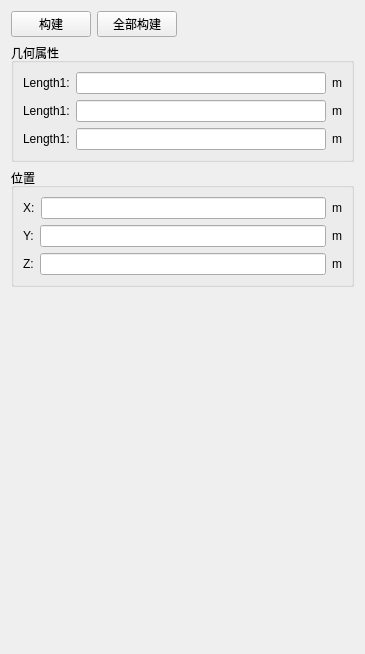
<?xml version="1.0" encoding="UTF-8"?>
<ui version="4.0">
 <class>FCCubeInfoWidget</class>
 <widget class="QWidget" name="FCCubeInfoWidget">
  <property name="geometry">
   <rect>
    <x>0</x>
    <y>0</y>
    <width>365</width>
    <height>654</height>
   </rect>
  </property>
  <property name="windowTitle">
   <string>Form</string>
  </property>
  <layout class="QVBoxLayout" name="verticalLayout_3">
   <item>
    <layout class="QHBoxLayout" name="horizontalLayout_10">
     <item>
      <widget class="QPushButton" name="pushButton_build">
       <property name="text">
        <string>构建</string>
       </property>
      </widget>
     </item>
     <item>
      <widget class="QPushButton" name="pushButton_buildAll">
       <property name="text">
        <string>全部构建</string>
       </property>
      </widget>
     </item>
     <item>
      <spacer name="horizontalSpacer">
       <property name="orientation">
        <enum>Qt::Orientation::Horizontal</enum>
       </property>
       <property name="sizeHint" stdset="0">
        <size>
         <width>40</width>
         <height>20</height>
        </size>
       </property>
      </spacer>
     </item>
    </layout>
   </item>
   <item>
    <widget class="QGroupBox" name="groupBox">
     <property name="title">
      <string>几何属性</string>
     </property>
     <layout class="QVBoxLayout" name="verticalLayout_2">
      <item>
       <layout class="QHBoxLayout" name="horizontalLayout">
        <item>
         <widget class="QLabel" name="label">
          <property name="text">
           <string>Length1:</string>
          </property>
         </widget>
        </item>
        <item>
         <widget class="QLineEdit" name="lineEdit_length1"/>
        </item>
        <item>
         <widget class="QLabel" name="label_4">
          <property name="text">
           <string>m</string>
          </property>
         </widget>
        </item>
       </layout>
      </item>
      <item>
       <layout class="QHBoxLayout" name="horizontalLayout_2">
        <item>
         <widget class="QLabel" name="label_2">
          <property name="text">
           <string>Length1:</string>
          </property>
         </widget>
        </item>
        <item>
         <widget class="QLineEdit" name="lineEdit_length2"/>
        </item>
        <item>
         <widget class="QLabel" name="label_5">
          <property name="text">
           <string>m</string>
          </property>
         </widget>
        </item>
       </layout>
      </item>
      <item>
       <layout class="QHBoxLayout" name="horizontalLayout_3">
        <item>
         <widget class="QLabel" name="label_3">
          <property name="text">
           <string>Length1:</string>
          </property>
         </widget>
        </item>
        <item>
         <widget class="QLineEdit" name="lineEdit_length3"/>
        </item>
        <item>
         <widget class="QLabel" name="label_6">
          <property name="text">
           <string>m</string>
          </property>
         </widget>
        </item>
       </layout>
      </item>
     </layout>
    </widget>
   </item>
   <item>
    <widget class="QGroupBox" name="groupBox_2">
     <property name="title">
      <string>位置</string>
     </property>
     <layout class="QVBoxLayout" name="verticalLayout">
      <item>
       <layout class="QHBoxLayout" name="horizontalLayout_9">
        <item>
         <widget class="QLabel" name="label_9">
          <property name="text">
           <string>X:</string>
          </property>
         </widget>
        </item>
        <item>
         <widget class="QLineEdit" name="lineEdit_pointX"/>
        </item>
        <item>
         <widget class="QLabel" name="label_10">
          <property name="text">
           <string>m</string>
          </property>
         </widget>
        </item>
       </layout>
      </item>
      <item>
       <layout class="QHBoxLayout" name="horizontalLayout_7">
        <item>
         <widget class="QLabel" name="label_7">
          <property name="text">
           <string>Y:</string>
          </property>
         </widget>
        </item>
        <item>
         <widget class="QLineEdit" name="lineEdit_pointY"/>
        </item>
        <item>
         <widget class="QLabel" name="label_11">
          <property name="text">
           <string>m</string>
          </property>
         </widget>
        </item>
       </layout>
      </item>
      <item>
       <layout class="QHBoxLayout" name="horizontalLayout_8">
        <item>
         <widget class="QLabel" name="label_8">
          <property name="text">
           <string>Z:</string>
          </property>
         </widget>
        </item>
        <item>
         <widget class="QLineEdit" name="lineEdit_pointZ"/>
        </item>
        <item>
         <widget class="QLabel" name="label_12">
          <property name="text">
           <string>m</string>
          </property>
         </widget>
        </item>
       </layout>
      </item>
     </layout>
    </widget>
   </item>
   <item>
    <spacer name="verticalSpacer">
     <property name="orientation">
      <enum>Qt::Orientation::Vertical</enum>
     </property>
     <property name="sizeHint" stdset="0">
      <size>
       <width>20</width>
       <height>302</height>
      </size>
     </property>
    </spacer>
   </item>
  </layout>
 </widget>
 <resources/>
 <connections/>
</ui>
